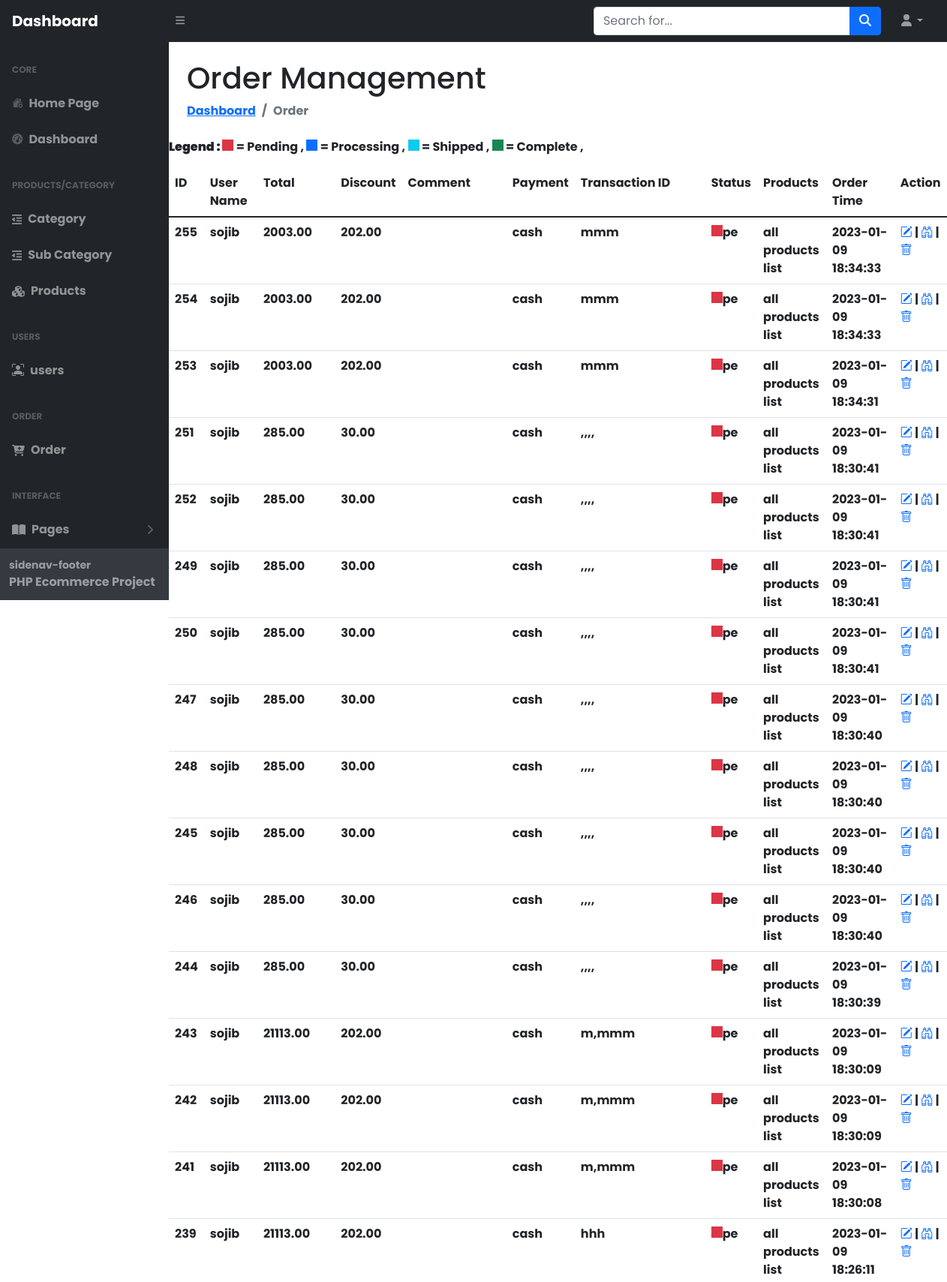
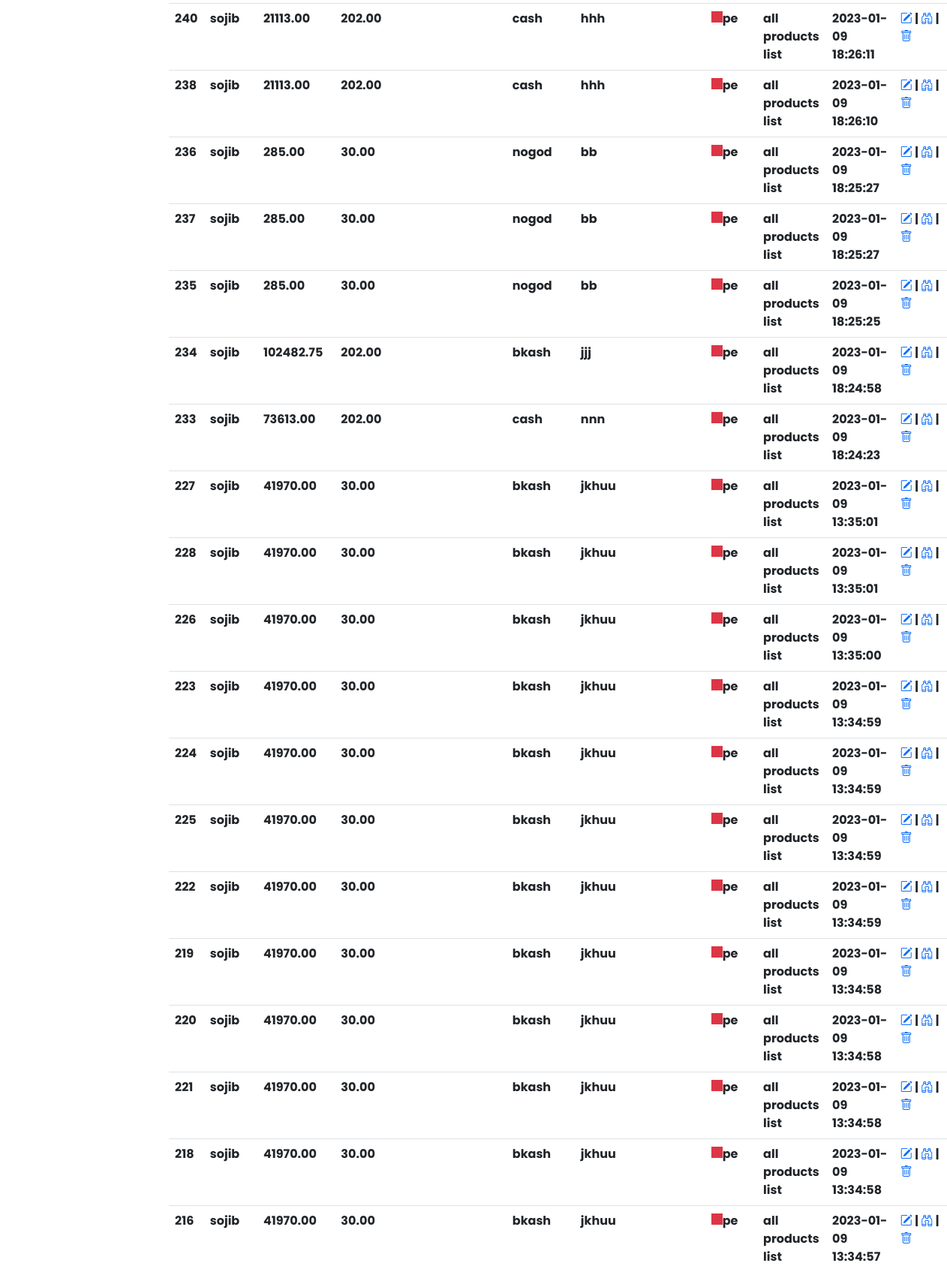
/admin_db/order.php (signed in, upper part), run on the app's committed database (2 pictures, top to bottom).
### tables this page shows
CREATE TABLE `orders` (
  `id` int(11) NOT NULL,
  `user_id` int(11) NOT NULL,
  `total` float(10,2) NOT NULL,
  `discount` float(6,2) NOT NULL,
  `comment` varchar(512) NOT NULL,
  `payment` set('cash','bkash','nogod','cod') NOT NULL,
  `trxid` varchar(72) NOT NULL,
  `status` set('pe','pr','sh','co') NOT NULL DEFAULT 'pe' COMMENT '"pending","processing","shipped","completed"',
  `created_at` timestamp NOT NULL DEFAULT current_timestamp()
);

CREATE TABLE `users` (
  `id` int(11) NOT NULL,
  `name` varchar(128) NOT NULL,
  `email` varchar(128) NOT NULL,
  `password` varchar(256) NOT NULL,
  `role` set('1','2','3') NOT NULL DEFAULT '1',
  `created_at` timestamp NOT NULL DEFAULT current_timestamp()
);

### admin_db/order.php (the view, shortened to what this page needs)
<?php
require("inc/header.php");
?>
</head>
<body class="sb-nav-fixed">
<?php include("inc/nav.php"); ?>
    <div id="layoutSidenav">
        <?php include("inc/sidenav.php") ?>
        <div id="layoutSidenav_content">
                <main>
                    <div class="container-fluid px-4">
                        <h1 class="mt-4">Order Management</h1>
                        <ol class="breadcrumb mb-4">
                            <li class="breadcrumb-item"><a href="index.php">Dashboard</a></li>
                            <li class="breadcrumb-item active">Order</li>
                        </ol>
                    </div>
<div id="tableContainer">
    <p> <strong>Legend : </strong>
        <span class="smallbox bg-danger"></span> = Pending ,
        <span class="smallbox bg-primary"></span> = Processing ,
        <span class="smallbox bg-info"></span> = Shipped ,
        <span class="smallbox bg-success"></span> = Complete ,
    </p>
    <table class="table">
        <tr>
            <th>ID</th>
            <th>User Name</th>
            <th>Total</th>
            <th>Discount</th>
            <th>Comment</th>
            <th>Payment</th>
            <th>Transaction ID</th>
            <th>Status</th>
            <th>Products</th>
            <th>Order Time</th>
            <th>Action</th>
        </tr>
        <tbody>
            <?php
            require "../inc/connection.php";
        $q = "select orders.*, users.name as name from orders,users where orders.user_id=users.id order by orders.created_at desc";
        $allp = $conn->query($q);
        $html = "";
        while($row = $allp->fetch_assoc()){
            $html .="<tr>";
            $html .="<td>".$row['id']."</td>";
            $html .="<td>".$row['name']."</td>";
            $html .="<td>".$row['total']."</td>";
            $html .="<td>".$row['discount']."</td>";
            $html .="<td>".$row['comment']."</td>";
            $html .="<td>".$row['payment']."</td>";
            $html .="<td>".$row['trxid']."</td>";
            $boxcolor = null;
            if($row['status'] == "pe"){$boxcolor = "bg-danger";}
            if($row['status'] == "pr"){$boxcolor = "bg-primary";}
            if($row['status'] == "sh"){$boxcolor = "bg-info";}
            if($row['status'] == "co"){$boxcolor = "bg-success";}
            $html .="<td><span class='smallbox ".$boxcolor."'> </span>".$row['status']."</td>";
            $html .="<td>all products list</td>";
            $html .="<td>".$row['created_at']."</td>";
            $html .="<td><a title='edit status' target='_blank' href='orderstatus.php?id=".$row['id']."'><i class='bi bi-pencil-square'></i></a> | <a title='order details' target='_blank' href='orderdetails.php?id=".$row['id']."'><i class='bi bi-binoculars'></i></a> | <a onclick=\"return confirm('Are you sure want to delete this?');\" href='order/delete.php?id={$row['id']}'><i class='bi bi-trash'></i></a></td>";
            $html .="</tr>";
        }
        echo $html;
            ?>
        </tbody>
    </table>
</div>
                </main>
        </div>
    </div>
</body>
</html>

### admin_db/assets/css/formstyle.css (style rules this page uses)
* { font-family: 'Poppins',sans-serif; margin: 0; padding: 0; box-sizing: border-box; outline: none; border: none; text-decoration: none; font-weight: bold; }

### admin_db/inc/header.php (style rules this page uses)
.smallbox { display: inline-block; width:15px ; height: 15px; }

### data on the page
orders: id "255", user.name "sojib", total "2003.00", discount "202.00", payment "cash", trxid "mmm", status "pe", created_at "2023-01-09 18:34:33"
orders: id "254", user.name "sojib", total "2003.00", discount "202.00", payment "cash", trxid "mmm", status "pe", created_at "2023-01-09 18:34:33"
orders: id "253", user.name "sojib", total "2003.00", discount "202.00", payment "cash", trxid "mmm", status "pe", created_at "2023-01-09 18:34:31"
orders: id "251", user.name "sojib", total "285.00", discount "30.00", payment "cash", trxid ",,,,", status "pe", created_at "2023-01-09 18:30:41"
orders: id "252", user.name "sojib", total "285.00", discount "30.00", payment "cash", trxid ",,,,", status "pe", created_at "2023-01-09 18:30:41"
orders: id "249", user.name "sojib", total "285.00", discount "30.00", payment "cash", trxid ",,,,", status "pe", created_at "2023-01-09 18:30:41"
orders: id "250", user.name "sojib", total "285.00", discount "30.00", payment "cash", trxid ",,,,", status "pe", created_at "2023-01-09 18:30:41"
orders: id "247", user.name "sojib", total "285.00", discount "30.00", payment "cash", trxid ",,,,", status "pe", created_at "2023-01-09 18:30:40"
orders: id "248", user.name "sojib", total "285.00", discount "30.00", payment "cash", trxid ",,,,", status "pe", created_at "2023-01-09 18:30:40"
orders: id "245", user.name "sojib", total "285.00", discount "30.00", payment "cash", trxid ",,,,", status "pe", created_at "2023-01-09 18:30:40"
orders: id "246", user.name "sojib", total "285.00", discount "30.00", payment "cash", trxid ",,,,", status "pe", created_at "2023-01-09 18:30:40"
orders: id "244", user.name "sojib", total "285.00", discount "30.00", payment "cash", trxid ",,,,", status "pe", created_at "2023-01-09 18:30:39"
orders: id "243", user.name "sojib", total "21113.00", discount "202.00", payment "cash", trxid "m,mmm", status "pe", created_at "2023-01-09 18:30:09"
orders: id "242", user.name "sojib", total "21113.00", discount "202.00", payment "cash", trxid "m,mmm", status "pe", created_at "2023-01-09 18:30:09"
orders: id "241", user.name "sojib", total "21113.00", discount "202.00", payment "cash", trxid "m,mmm", status "pe", created_at "2023-01-09 18:30:08"
orders: id "239", user.name "sojib", total "21113.00", discount "202.00", payment "cash", trxid "hhh", status "pe", created_at "2023-01-09 18:26:11"
orders: id "240", user.name "sojib", total "21113.00", discount "202.00", payment "cash", trxid "hhh", status "pe", created_at "2023-01-09 18:26:11"
orders: id "238", user.name "sojib", total "21113.00", discount "202.00", payment "cash", trxid "hhh", status "pe", created_at "2023-01-09 18:26:10"
orders: id "236", user.name "sojib", total "285.00", discount "30.00", payment "nogod", trxid "bb", status "pe", created_at "2023-01-09 18:25:27"
orders: id "237", user.name "sojib", total "285.00", discount "30.00", payment "nogod", trxid "bb", status "pe", created_at "2023-01-09 18:25:27"
orders: id "235", user.name "sojib", total "285.00", discount "30.00", payment "nogod", trxid "bb", status "pe", created_at "2023-01-09 18:25:25"
orders: id "234", user.name "sojib", total "102482.75", discount "202.00", payment "bkash", trxid "jjj", status "pe", created_at "2023-01-09 18:24:58"
orders: id "233", user.name "sojib", total "73613.00", discount "202.00", payment "cash", trxid "nnn", status "pe", created_at "2023-01-09 18:24:23"
orders: id "227", user.name "sojib", total "41970.00", discount "30.00", payment "bkash", trxid "jkhuu", status "pe", created_at "2023-01-09 13:35:01"
orders: id "228", user.name "sojib", total "41970.00", discount "30.00", payment "bkash", trxid "jkhuu", status "pe", created_at "2023-01-09 13:35:01"
orders: id "226", user.name "sojib", total "41970.00", discount "30.00", payment "bkash", trxid "jkhuu", status "pe", created_at "2023-01-09 13:35:00"
orders: id "223", user.name "sojib", total "41970.00", discount "30.00", payment "bkash", trxid "jkhuu", status "pe", created_at "2023-01-09 13:34:59"
orders: id "224", user.name "sojib", total "41970.00", discount "30.00", payment "bkash", trxid "jkhuu", status "pe", created_at "2023-01-09 13:34:59"
orders: id "225", user.name "sojib", total "41970.00", discount "30.00", payment "bkash", trxid "jkhuu", status "pe", created_at "2023-01-09 13:34:59"
orders: id "222", user.name "sojib", total "41970.00", discount "30.00", payment "bkash", trxid "jkhuu", status "pe", created_at "2023-01-09 13:34:59"
orders: id "219", user.name "sojib", total "41970.00", discount "30.00", payment "bkash", trxid "jkhuu", status "pe", created_at "2023-01-09 13:34:58"
orders: id "220", user.name "sojib", total "41970.00", discount "30.00", payment "bkash", trxid "jkhuu", status "pe", created_at "2023-01-09 13:34:58"
orders: id "221", user.name "sojib", total "41970.00", discount "30.00", payment "bkash", trxid "jkhuu", status "pe", created_at "2023-01-09 13:34:58"
orders: id "218", user.name "sojib", total "41970.00", discount "30.00", payment "bkash", trxid "jkhuu", status "pe", created_at "2023-01-09 13:34:58"
orders: id "216", user.name "sojib", total "41970.00", discount "30.00", payment "bkash", trxid "jkhuu", status "pe", created_at "2023-01-09 13:34:57"
